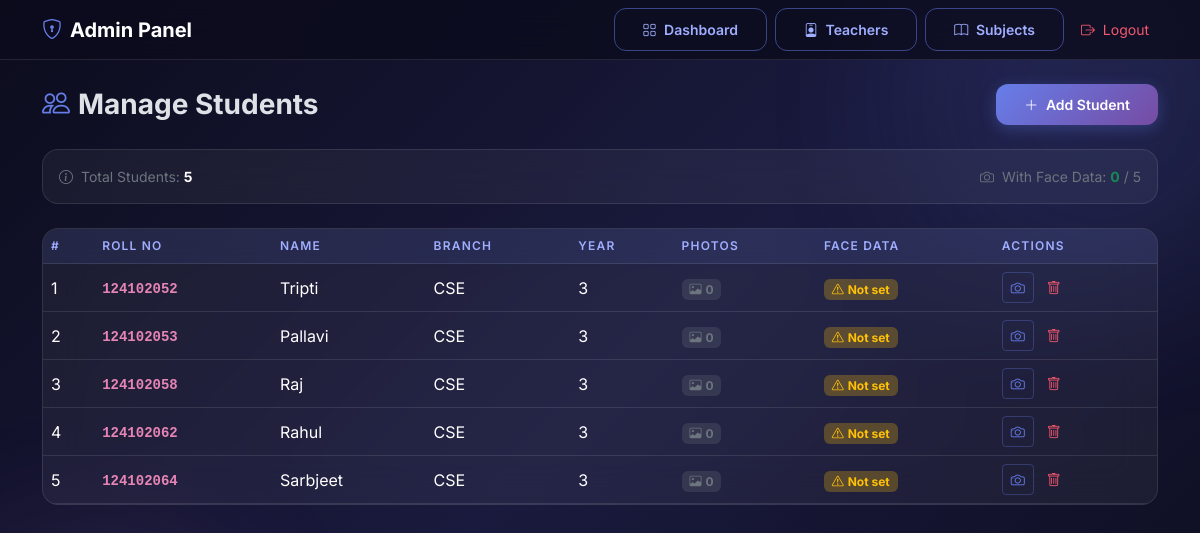
The app's page /admin/manage_students (signed in) with its own data.
### tables this page shows
CREATE TABLE students (
            student_id INTEGER PRIMARY KEY AUTOINCREMENT,
            name TEXT NOT NULL,
            roll_no TEXT UNIQUE NOT NULL,
            branch TEXT NOT NULL,
            year INTEGER NOT NULL,
            face_encoding TEXT,
            created_at TIMESTAMP DEFAULT CURRENT_TIMESTAMP
        );

### app.py (the view, shortened to what this page needs)
@app.route('/admin/manage_students', methods=['GET', 'POST'])
def manage_students():
    if session.get('role') != 'admin':
        return redirect(url_for('login', role='admin'))
    students = execute_query("SELECT * FROM students ORDER BY roll_no ASC", fetchall=True)
    for s in students:
        student_dir = os.path.join(DATASET_FOLDER, s['roll_no'])
        if os.path.exists(student_dir):
            s['photo_count'] = len([f for f in os.listdir(student_dir) if f.lower().endswith(('.jpg', '.jpeg', '.png'))])
        else:
            s['photo_count'] = 0
    return render_template('admin/manage_students.html', students=students)

### database.py (called while the page is built)
def get_db_connection():
    try:
        conn = sqlite3.connect(DB_FILE)
        conn.row_factory = sqlite3.Row  # allows dict-like access
        conn.execute("PRAGMA foreign_keys = ON")
        return conn
    except Exception as err:
        print(f"Error connecting to database: {err}")
        return None

def _convert_query(query):
    return query.replace("%s", "?")

def execute_query(query, params=None, fetch=False, fetchall=False, commit=False):
    conn = get_db_connection()
    if not conn:
        return None
    query = _convert_query(query)
    cursor = conn.cursor()
    try:
        if params:
            cursor.execute(query, params)
        else:
            cursor.execute(query)
        result = None
        if fetch:
            row = cursor.fetchone()
            result = dict(row) if row else None
        elif fetchall:
            rows = cursor.fetchall()
            result = [dict(row) for row in rows]
        if commit:
            conn.commit()
        return result
    except Exception as err:
        print(f"Database error executing {query}: {err}")
        if commit:
            conn.rollback()
        return None
    finally:
        cursor.close()
        conn.close()

### templates/admin/manage_students.html (shortened to what this page needs)
{% extends "base.html" %}
{% block navbar %}
<nav class="navbar navbar-glass navbar-expand-lg py-2">
    <div class="container">
        <a class="navbar-brand fw-bold" href="{{ url_for('admin_dashboard') }}">
            <i class="bi bi-shield-lock me-2" style="color:#667eea;"></i>Admin Panel
        </a>
        <div class="d-flex align-items-center gap-2">
            <a href="{{ url_for('admin_dashboard') }}" class="btn btn-outline-glow btn-sm"><i class="bi bi-grid me-1"></i> Dashboard</a>
            <a href="{{ url_for('manage_teachers') }}" class="btn btn-outline-glow btn-sm"><i class="bi bi-person-badge me-1"></i> Teachers</a>
            <a href="{{ url_for('manage_subjects') }}" class="btn btn-outline-glow btn-sm"><i class="bi bi-book me-1"></i> Subjects</a>
            <a href="{{ url_for('logout') }}" class="btn btn-sm" style="color:#f5576c;"><i class="bi bi-box-arrow-right me-1"></i> Logout</a>
        </div>
    </div>
</nav>
{% endblock %}
{% block content %}
<div class="d-flex align-items-center justify-content-between mb-4">
    <h3 class="fw-bold mb-0"><i class="bi bi-people me-2" style="color:#667eea;"></i>Manage Students</h3>
    <button class="btn btn-glow btn-sm" data-bs-toggle="modal" data-bs-target="#addStudentModal">
        <i class="bi bi-plus-lg me-1"></i> Add Student
    </button>
</div>
<div class="glass-card p-3 mb-4 d-flex align-items-center justify-content-between">
    <span class="text-secondary small"><i class="bi bi-info-circle me-1"></i> Total Students: <strong class="text-white">{{ students|length }}</strong></span>
    <span class="text-secondary small">
        <i class="bi bi-camera me-1"></i> With Face Data:
        <strong class="text-success">{{ students|selectattr('face_encoding')|list|length }}</strong> / {{ students|length }}
    </span>
</div>
<div class="glass-card p-0 overflow-hidden">
    <table class="table table-glass table-hover mb-0">
        <thead>
            <tr>
                <th>#</th>
                <th>Roll No</th>
                <th>Name</th>
                <th>Branch</th>
                <th>Year</th>
                <th>Photos</th>
                <th>Face Data</th>
                <th>Actions</th>
            </tr>
        </thead>
        <tbody>
            {% for s in students %}
            <tr>
                <td>{{ loop.index }}</td>
                <td class="fw-semibold"><code>{{ s.roll_no }}</code></td>
                <td>{{ s.name }}</td>
                <td>{{ s.branch }}</td>
                <td>{{ s.year }}</td>
                <td>
                    {% if s.photo_count > 0 %}
                        <span class="badge bg-info bg-opacity-25 text-info"><i class="bi bi-images me-1"></i>{{ s.photo_count }}</span>
                    {% else %}
                        <span class="badge bg-secondary bg-opacity-25 text-secondary"><i class="bi bi-image me-1"></i>0</span>
                    {% endif %}
                </td>
                <td>
                    {% if s.face_encoding %}
                        <span class="badge bg-success bg-opacity-25 text-success"><i class="bi bi-check-circle me-1"></i>Trained</span>
                    {% else %}
                        <span class="badge bg-warning bg-opacity-25 text-warning"><i class="bi bi-exclamation-triangle me-1"></i>Not set</span>
                    {% endif %}
                </td>
                <td>
                    <div class="d-flex gap-1">
                        <button class="btn btn-sm" style="color:#667eea;border:1px solid rgba(102,126,234,0.3);"
                                data-bs-toggle="modal" data-bs-target="#uploadPhotoModal{{ s.student_id }}" title="Upload photos">
                            <i class="bi bi-camera"></i>
                        </button>
                        <form method="POST" style="display:inline;">
                            <button type="submit" class="btn btn-sm" style="color:#f5576c;"
                                    onclick="return confirm('Delete {{ s.name }} ({{ s.roll_no }})? All attendance records and photos will be removed.')">
                                <i class="bi bi-trash"></i>
                            </button>
                        </form>
                    </div>
                </td>
            </tr>
            {% else %}
            <tr><td colspan="8" class="text-center text-secondary py-4">No students found. Add one above.</td></tr>
            {% endfor %}
        </tbody>
    </table>
</div>
{% endblock %}

### templates/base.html (style rules this page uses)
:root { --gradient-primary: linear-gradient(135deg, #667eea 0%, #764ba2 100%); --gradient-accent: linear-gradient(135deg, #f093fb 0%, #f5576c 100%); --gradient-dark: linear-gradient(135deg, #0c0c1d 0%, #1a1a3e 50%, #0c0c1d 100%); --glass-bg: rgba(255, 255, 255, 0.05); --glass-border: rgba(255, 255, 255, 0.1); --glow-purple: rgba(102, 126, 234, 0.4); --glow-pink: rgba(240, 147, 251, 0.3); }
* { font-family: 'Inter', sans-serif; }
body { background: var(--gradient-dark); min-height: 100vh; overflow-x: hidden; }
body::before, body::after { content: ''; position: fixed; border-radius: 50%; filter: blur(80px); opacity: 0.3; z-index: 0; animation: float 8s ease-in-out infinite; }
body::before { width: 400px; height: 400px; background: var(--glow-purple); top: -100px; right: -100px; }
body::after { width: 350px; height: 350px; background: var(--glow-pink); bottom: -80px; left: -80px; animation-delay: 3s; }
.glass-card { background: var(--glass-bg); border: 1px solid var(--glass-border); border-radius: 16px; backdrop-filter: blur(20px); -webkit-backdrop-filter: blur(20px); transition: all 0.3s ease; }
.btn-glow { background: var(--gradient-primary); border: none; color: #fff; padding: 10px 28px; border-radius: 12px; font-weight: 600; transition: all 0.3s ease; box-shadow: 0 4px 15px rgba(102, 126, 234, 0.3); }
.btn-outline-glow { background: transparent; border: 1px solid rgba(102, 126, 234, 0.5); color: #a0aeff; padding: 10px 28px; border-radius: 12px; font-weight: 600; transition: all 0.3s ease; }
.navbar-glass { background: rgba(12, 12, 29, 0.8) !important; backdrop-filter: blur(20px); border-bottom: 1px solid var(--glass-border); }
.table-glass { --bs-table-bg: transparent; --bs-table-hover-bg: rgba(102, 126, 234, 0.1); border-color: var(--glass-border) !important; }
.table-glass th { background: rgba(102, 126, 234, 0.1); border-color: var(--glass-border); font-weight: 600; text-transform: uppercase; font-size: 0.75rem; letter-spacing: 0.1em; color: #a0aeff; }
.table-glass td { border-color: var(--glass-border); vertical-align: middle; }

### records on screen
students: roll_no "124102052", name "Tripti", branch "CSE", year "3"
students: roll_no "124102053", name "Pallavi", branch "CSE", year "3"
students: roll_no "124102058", name "Raj", branch "CSE", year "3"
students: roll_no "124102062", name "Rahul", branch "CSE", year "3"
students: roll_no "124102064", name "Sarbjeet", branch "CSE", year "3"

### other values on screen
{{ students|length }} "5"
{{ students|selectattr('face_encoding')|list|length }} "0"
